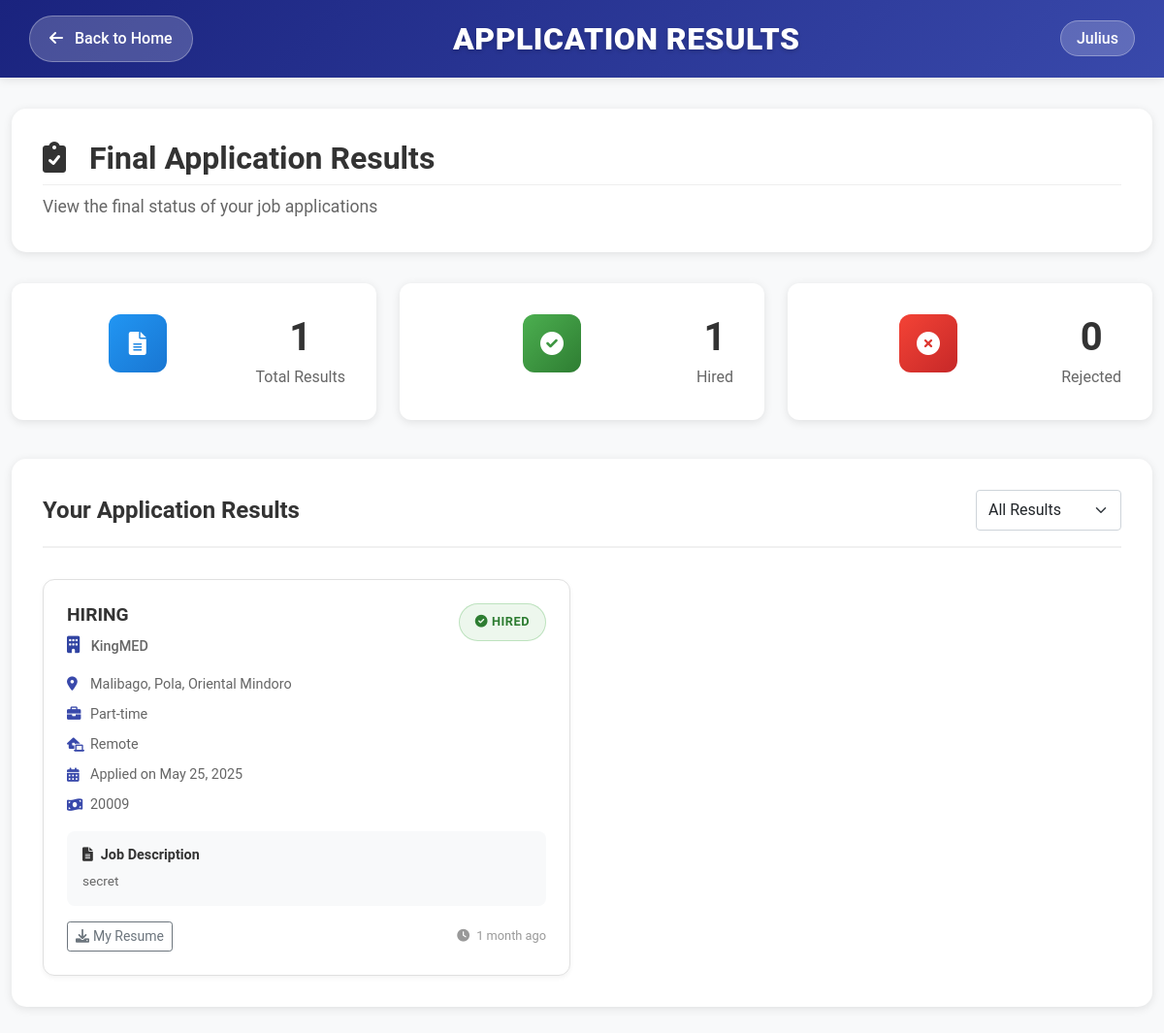
The page /employee/application-status/ (signed in) on the database as committed earlier.
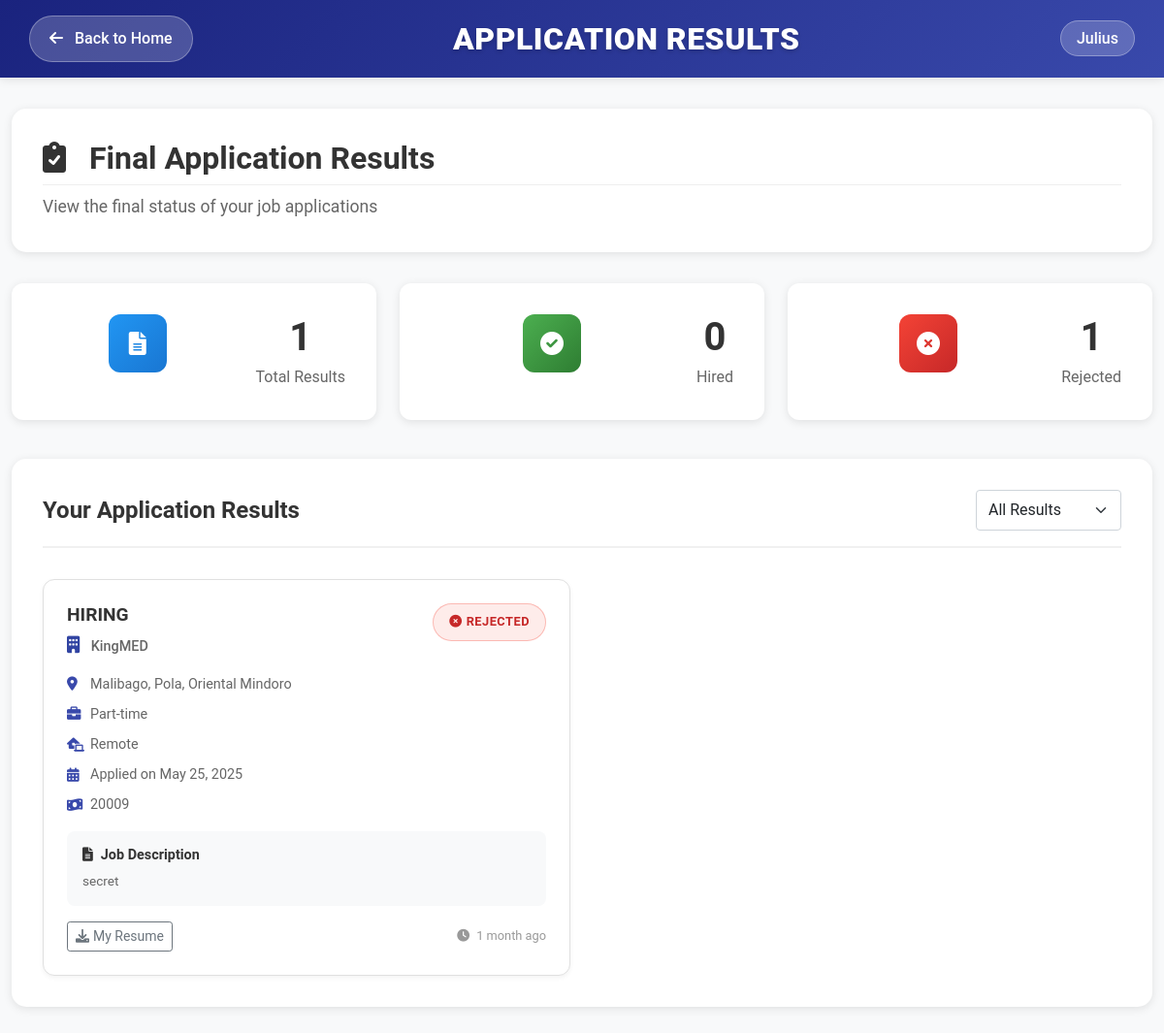
The same page on the database as committed later.
### employer/models.py (models this page shows, shortened)
class JobApplication(models.Model):
    STATUS_CHOICES = [
        ('pending', 'Pending Review'),
        ('under_review', 'Under Review'),
        ('shortlisted', 'Shortlisted'),
        ('rejected', 'Rejected'),
        ('scheduled_interview', 'Interview Scheduled'),
        ('interviewed', 'Interviewed'),
        ('offered', 'Job Offered'),
        ('hired', 'Hired'),
        ('declined', 'Declined')
    ]
    job = models.ForeignKey(Job, on_delete=models.CASCADE, related_name='applications')
    employee = models.ForeignKey('employee.Employee', on_delete=models.CASCADE, related_name='employer_applications')
    status = models.CharField(max_length=20, choices=STATUS_CHOICES, default='pending')
    application_date = models.DateTimeField(auto_now_add=True)
    resume = models.FileField(upload_to='resumes/', null=True, blank=True)
    cover_letter = models.TextField(blank=True)
    employer_notes = models.TextField(blank=True)
    interview_date = models.DateTimeField(null=True, blank=True)
    last_updated = models.DateTimeField(auto_now=True)
    class Meta:
        ordering = ['-application_date']

class Job(models.Model):
    WORK_SETUP_CHOICES = [
        ('On-site', 'On-site'),
        ('Hybrid', 'Hybrid'),
        ('Remote', 'Remote'),
    ]
    JOB_TYPES = [
        ('Full-time', 'Full-time'),
        ('Part-time', 'Part-time'),
        ('Contract', 'Contract'),
        ('Temporary', 'Temporary'),
        ('Internship', 'Internship'),
    ]
    EXPERIENCE_LEVELS = [
        ('Entry Level', 'Entry Level'),
        ('Junior', 'Junior'),
        ('Mid Level', 'Mid Level'),
        ('Senior', 'Senior'),
        ('Lead', 'Lead'),
        ('Expert', 'Expert'),
    ]
    STATUS_CHOICES = [
        ('Active', 'Active'),
        ('Closed', 'Closed'),
    ]
    employer = models.ForeignKey('Employer', on_delete=models.CASCADE, related_name='jobs')
    title = models.CharField(max_length=200)
    location = models.CharField(max_length=200)
    latitude = models.FloatField(null=True, blank=True)
    longitude = models.FloatField(null=True, blank=True)
    job_type = models.CharField(max_length=20, choices=JOB_TYPES)
    work_setup = models.CharField(max_length=20, choices=WORK_SETUP_CHOICES)
    description = models.TextField()
    salary_range = models.CharField(max_length=100)
    experience_level = models.CharField(max_length=20, choices=EXPERIENCE_LEVELS)
    status = models.CharField(max_length=20, choices=STATUS_CHOICES, default='active')
    created_at = models.DateTimeField(auto_now_add=True)
    updated_at = models.DateTimeField(auto_now=True)
    applications_count = models.IntegerField(default=0)
    requirements = models.TextField(blank=True, help_text='List the job requirements')
    class Meta:
        ordering = ['-created_at']

class Employer(models.Model):
    REGISTRATION_TYPE_CHOICES = [
        ('SEC', 'SEC Registration'),
        ('DTI', 'DTI Registration'),
        ('BRGY', 'Barangay Clearance'),
        ('MAYOR', 'Mayor\'s Permit / Business Permit'),
        ('BIR', 'BIR Certificate of Registration (Form 2303)'),
        ('SANITARY', 'Sanitary Permit / Health Permit'),
        ('FDA', 'BFAD / FDA Permit'),
        ('LABEL', 'DTI or FDA Labeling Compliance'),
    ]
    username = models.CharField(max_length=100, unique=True)
    email = models.EmailField(unique=True)
    password = models.CharField(max_length=128)
    company_name = models.CharField(max_length=255, blank=True)
    company_description = models.TextField(blank=True)
    company_website = models.URLField(blank=True)
    company_location = models.CharField(max_length=255, blank=True)
    latitude = models.FloatField(null=True, blank=True)
    longitude = models.FloatField(null=True, blank=True)
    industry = models.CharField(max_length=100, blank=True)
    registration_types = models.CharField(
        max_length=255,
        blank=True,
        help_text='Selected registration types'
    )
    business_permit = models.FileField(
        upload_to='business_permits/',
        validators=[validate_file_extension, validate_file_size],
        blank=True,
        null=True,
        help_text='Upload your business permit (PDF, JPG, JPEG, or PNG, max 10MB)'
    )
    registration_document = models.FileField(
        upload_to='registration_documents/',
        validators=[validate_file_extension, validate_file_size],
        blank=True,
        null=True,
        help_text='Upload your SEC/DTI registration document (PDF, JPG, JPEG, or PNG, max 10MB)'
    )
    registration_number = models.CharField(
        max_length=50,
        blank=True,
        help_text='Your SEC/DTI registration number'
    )
    registration_date = models.DateField(
        null=True,
        blank=True,
        help_text='Date of SEC/DTI registration'
    )
    barangay_clearance = models.FileField(
        upload_to='barangay_clearances/',
        validators=[validate_file_extension, validate_file_size],
        blank=True,
        null=True,
        help_text='Upload your Barangay Clearance (PDF, JPG, JPEG, or PNG, max 10MB)'
    )
    mayors_permit = models.FileField(
        upload_to='mayors_permits/',
        validators=[validate_file_extension, validate_file_size],
        blank=True,
        null=True,
        help_text='Upload your Mayor\'s Permit (PDF, JPG, JPEG, or PNG, max 10MB)'
    )
    bir_certificate = models.FileField(
        upload_to='bir_certificates/',
        validators=[validate_file_extension, validate_file_size],
        blank=True,
        null=True,
        help_text='Upload your BIR Certificate (Form 2303) (PDF, JPG, JPEG, or PNG, max 10MB)'
    )
    sanitary_permit = models.FileField(
        upload_to='sanitary_permits/',
        validators=[validate_file_extension, validate_file_size],
        blank=True,
        null=True,
        help_text='Upload your Sanitary Permit (PDF, JPG, JPEG, or PNG, max 10MB)'
    )
    fda_permit = models.FileField(
        upload_to='fda_permits/',
        validators=[validate_file_extension, validate_file_size],
        blank=True,
        null=True,
        help_text='Upload your FDA Permit (PDF, JPG, JPEG, or PNG, max 10MB)'
    )
    labeling_compliance = models.FileField(
        upload_to='labeling_compliance/',
        validators=[validate_file_extension, validate_file_size],
        blank=True,
        null=True,
        help_text='Upload your DTI or FDA Labeling Compliance (PDF, JPG, JPEG, or PNG, max 10MB)'
    )
    last_login = models.DateTimeField(null=True, blank=True)
    date_joined = models.DateTimeField(default=timezone.now)
    is_active = models.BooleanField(default=True)
    is_verified = models.BooleanField(default=False)
    is_approved = models.BooleanField(default=False)
    approval_date = models.DateTimeField(null=True, blank=True)
    rejection_reason = models.TextField(blank=True, null=True)

### employee/views.py (the view)
    def wrapper(request, *args, **kwargs):
        if not request.session.get('employee_username'):
            messages.error(request, "Please login to access this page.")
            return redirect('employee_login')
        return view_func(request, *args, **kwargs)

### employee/views.py (called while the page is built)
def employee_login_required(view_func):
    def wrapper(request, *args, **kwargs):
        if not request.session.get('employee_username'):
            messages.error(request, "Please login to access this page.")
            return redirect('employee_login')
        return view_func(request, *args, **kwargs)
    return wrapper

### employee/templates/employee/application_status.html (shortened to what the changed rows need)
{% extends 'employee/base.html' %}
{% load static %}
{% block content %}
<div class="simple-nav">
    <div class="nav-container">
        <h1 class="page-title">APPLICATION RESULTS</h1>
    </div>
</div>
<div class="main-content">
    <div class="container-fluid">
        <div class="page-header">
            <div class="row align-items-center">
                <div class="col">
                    <h2 class="section-title">
                        <i class="fas fa-clipboard-check me-3"></i>
                        Final Application Results
                    </h2>
                </div>
            </div>
        </div>
        <div class="row mb-4">
            <div class="col-md-4 mb-3">
                <div class="stat-card hired">
                    <div class="stat-content">
                        <h3>{{ hired_applications }}</h3>
                        <p>Hired</p>
                    </div>
                </div>
            </div>
            <div class="col-md-4 mb-3">
                <div class="stat-card rejected">
                    <div class="stat-content">
                        <h3>{{ rejected_applications }}</h3>
                        <p>Rejected</p>
                    </div>
                </div>
            </div>
        </div>
        <div class="applications-section">
            {% if applications %}
                <div class="applications-grid">
                    {% for application in applications %}
                    <div class="application-card" data-status="{{ application.status }}">
                        <div class="application-header">
                            <div class="job-info">
                                <h4 class="job-title">{{ application.job.title }}</h4>
                                <p class="company-name">
                                    <i class="fas fa-building me-2"></i>
                                    {{ application.job.employer.company_name }}
                                </p>
                            </div>
                            <div class="status-badge status-{{ application.status }}">
                                {% if application.status == 'hired' %}
                                    <i class="fas fa-check-circle me-1"></i>Hired
                                {% elif application.status == 'rejected' %}
                                    <i class="fas fa-times-circle me-1"></i>Rejected
                                {% endif %}
                            </div>
                        </div>
                        <div class="application-details">
                            <div class="detail-item">
                                <i class="fas fa-map-marker-alt"></i>
                                <span>{{ application.job.location }}</span>
                            </div>
                            <div class="detail-item">
                                <i class="fas fa-briefcase"></i>
                                <span>{{ application.job.job_type }}</span>
                            </div>
                            <div class="detail-item">
                                <i class="fas fa-laptop-house"></i>
                                <span>{{ application.job.work_setup }}</span>
                            </div>
                            <div class="detail-item">
                                <i class="fas fa-calendar-alt"></i>
                                <span>Applied on {{ application.application_date|date:"M d, Y" }}</span>
                            </div>
                            {% if application.job.salary_range %}
                            <div class="detail-item">
                                <i class="fas fa-money-bill-wave"></i>
                                <span>{{ application.job.salary_range }}</span>
                            </div>
                            {% endif %}
                        </div>
                        <div class="job-description-preview">
                            <h6><i class="fas fa-file-text me-2"></i>Job Description</h6>
                            <p>{{ application.job.description|truncatechars:150 }}</p>
                        </div>
                        <div class="application-actions">
                            {% if application.resume %}
                            <a href="{{ application.resume.url }}" target="_blank" class="btn btn-outline-secondary btn-sm">
                                <i class="fas fa-download me-1"></i>My Resume
                            </a>
                            {% endif %}
                            <span class="application-date">
                                <i class="fas fa-clock me-1"></i>
                                {{ application.application_date|timesince }} ago
                            </span>
                        </div>
                    </div>
                    {% endfor %}
                </div>
            {% endif %}
        </div>
    </div>
</div>
{% endblock %}

Rows that differ between the two databases and show on the page:
changed JobApplication "HIRING": status "HIRED" → "REJECTED"
Other text that changed with them:
{{ hired_applications }}: "1" → "0"
{{ rejected_applications }}: "0" → "1"
